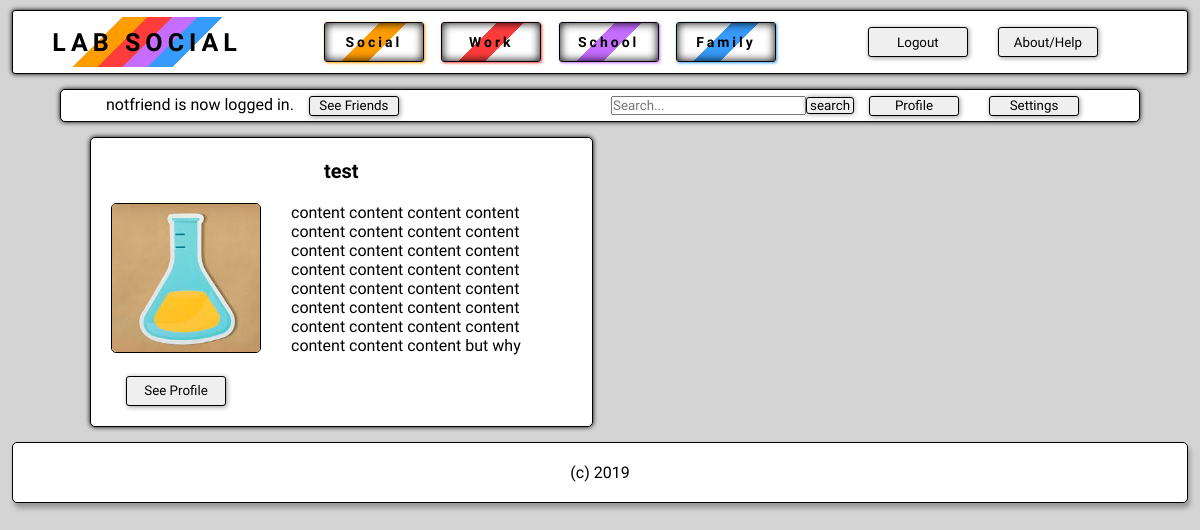
Screenshot of /people.php (signed in) with the database file from the repository.
### tables this page shows
CREATE TABLE `users` (
  `id` int(11) NOT NULL,
  `firstname` varchar(50) NOT NULL,
  `lastname` varchar(50) NOT NULL,
  `city` varchar(50) NOT NULL,
  `state` varchar(50) NOT NULL,
  `about` text NOT NULL,
  `email` varchar(50) DEFAULT NULL,
  `phone` varchar(50) DEFAULT NULL,
  `username` varchar(50) DEFAULT NULL,
  `password` varchar(255) DEFAULT NULL,
  `is_admin` tinyint(1) DEFAULT NULL,
  `register_date` datetime DEFAULT CURRENT_TIMESTAMP,
  `pic_status` int(3) NOT NULL DEFAULT '0'
);

### includes/posts-query.php (called while the page is built, shortened)
<?php
	$user2id = $_SESSION['userId'];
	$querye = 'SELECT * FROM users WHERE users.id != '.$user2id.' AND (NOT EXISTS (SELECT * FROM friend_accept1 WHERE (users.id = friend_accept1.user1_id AND friend_accept1.user2_id = '.$user2id.' AND friend_accept1.accept = 1) OR (users.id = friend_accept1.user2_id AND friend_accept1.user1_id = '.$user2id.' AND friend_accept1.accept = 1)))';
	$resulte = mysqli_query($conn, $querye);
	$users = mysqli_fetch_all($resulte, MYSQLI_ASSOC);
    ?>

### includes/people-content.php (the view)
<?php
    include('posts-query.php');
?>
    <div class="page-grid">
            <?php foreach($users as $user) :
            $tempid = $user['id'];
            $picProfile = "<img src='uploads/profileimage.".$tempid.".jpg'>";
            $picDefault = "<img src='images/testtube.jpg'>";
            ?>
            <div class="comment-column">
                <div class="grid-content index-shadow">
                    <div class="">
                        <div class="post-title"> <?php echo $user['username']; ?></div>
                        <br>
                        <div class="card-flex1">
                            <div>
                            <?php
                                if($user['pic_status'] == 0){
                                    echo $picDefault;
                                } else {
                                    echo $picProfile;
                                }
                            ?>
                            </div>
                            <p class="body"><?php echo $user['about']; ?></p>
                        </div>
                        <br>
                        <a class="button" href="user.php?id=<?php echo $user['id']; ?>"><button type="submit" class="button-medium" name="">See Profile</button></a>
                    </div>
                </div>
            </div>
            <?php endforeach; ?>
    </div>

### css/index.css (style rules this page uses)
* { margin: 0px; padding: 0px; box-sizing: border-box; font-family: 'Carme', sans-serif; }
body { padding: 0px; background-color: #d4d4d4; }
.index-shadow { box-shadow: 0px 0px 5px #000; }
.page-grid { display: grid; grid-template-columns: 1fr 1fr; grid-gap: 15px; width: 85%; margin: auto; }
.grid-content { height: auto; background-color: #fff; margin: auto; border: 1px solid black; border-radius: 5px; padding: 20px; }
.post-title { font-size: 20px; font-weight: bold; text-align: center; line-height: 1.3; }
.button-medium { height: 30px; width: 100px; margin-left: 15px; margin-right: 15px; border: 1px solid #000; border-radius: 3px; box-shadow: 1px 1px 5px #979797; }
.card-flex1 { display: flex; flex-direction: row; justify-content: space-between; height: auto; }
.card-flex1 img { height: 150px; width: 150px; margin-right: 30px; border-radius: 5px; border: 1px solid #000; }
.card-flex1 p { align-content: left; }

### rows the page displays
users: username "test", pic_status 0 (drawn), about "content content content content content content content content content content content content content content content content content content content content content content content content content content content content content content content but why"

### other values shown
$_SESSION['userName'] "notfriend"
